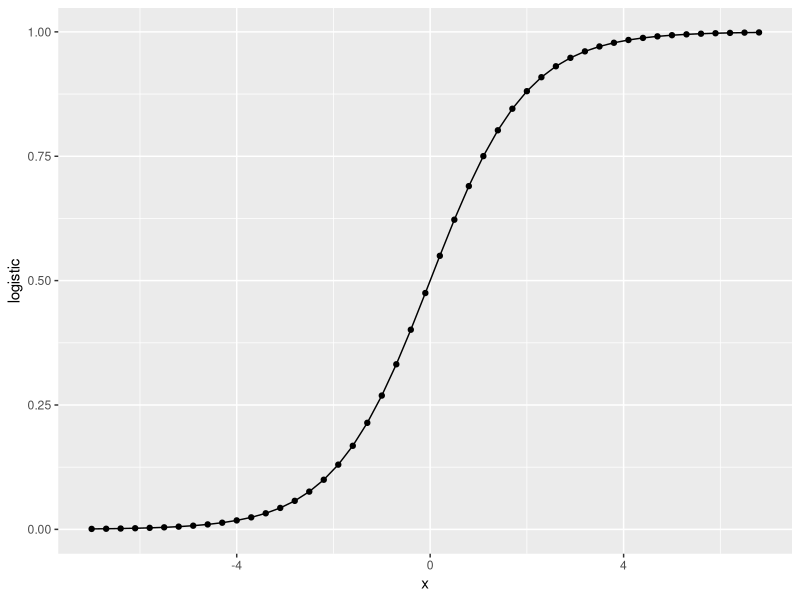
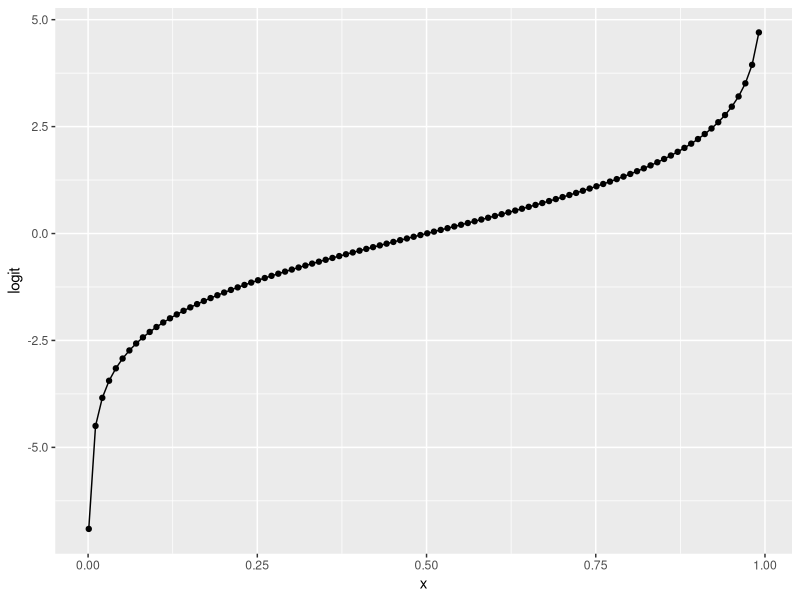

These figures' R source, in order:
## ---- chunk 1
# Write your first function
logistic <- function(y) {
  exp(y) / (1 + exp(y))
}

# Try it with different values:
logistic(0.1)
logistic(c(-3, -2, 0.5, 3, 5))
## ---- chunk 2
plogis(0.1)
plogis(c(-3, -2, 0.5, 3, 5))
## ---- chunk 3
# Write your first function
logit <- function(x) {
  log(x / (1 - x))
}

# Try it with different values:
logit(0.4)
logit(c(0.2, 0.3, 0.5, 0.7, 0.9))
logit(c(-1, 2, 0.4))
## ---- chunk 4
qlogis(0.4)
qlogis(c(0.2, 0.3, 0.5, 0.7, 0.9))
qlogis(c(-1, 2, 0.4))
## ---- chunk 5
# You can use seq() function to generate a vector
# Check how to use it by help(seq) or ?seq
x = seq(-7, 7, 0.3)
df = data.frame('x'=x, 'logistic'=plogis(x))

# You can plot by plot function
# plot(x=df$x, y=df$logistic, type='o')

# Or ggplot2
library(ggplot2)
ggplot(df, aes(x=x, y=logistic)) +
  geom_point() + geom_line()
## ---- chunk 6
x = seq(0.001, 0.999, 0.01)
df = data.frame('x'=x, 'logit'=qlogis(x))

ggplot(df, aes(x=x, y=logit)) +
  geom_point() + geom_line()
